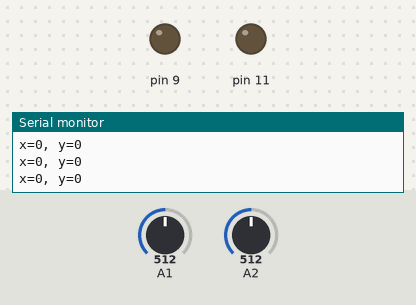
Bench run of a sketch on a simulated Arduino Uno, built with avr-gcc and run on an emulated ATmega328P. On the bench: output pins drawn as LEDs (lit = HIGH), the last lines printed to the serial monitor. The test bench sets the inputs (shaded band); at power-on: A2 = 512, A1 = 512.

Above: at 1.2 s.
1.3 s: A2 set to 716
At 2.4 s:
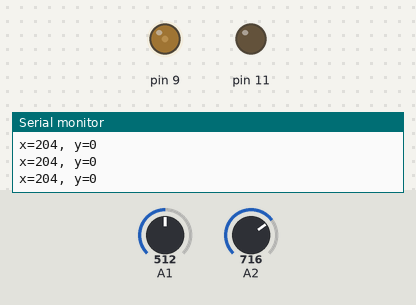
2.8 s: A1 set to 716
At 3.6 s:
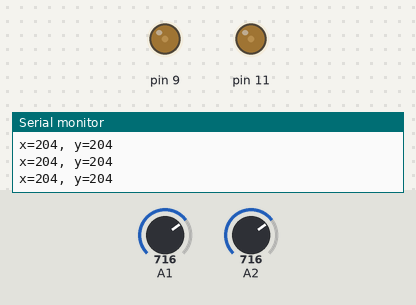
4.3 s: A1 set to 900
At 4.8 s:
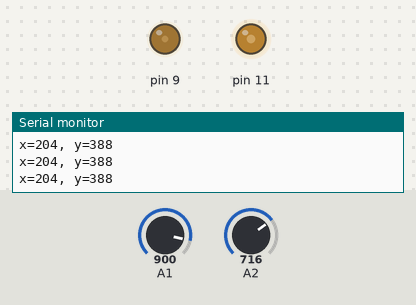
5.8 s: A2 set to 900
At 7.0 s:
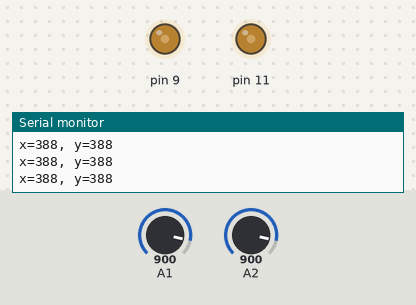
7.3 s: A1 set to 511
At 8.2 s:
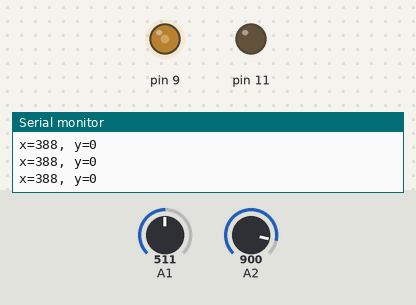
8.8 s: A1 set to 494
At 9.4 s:
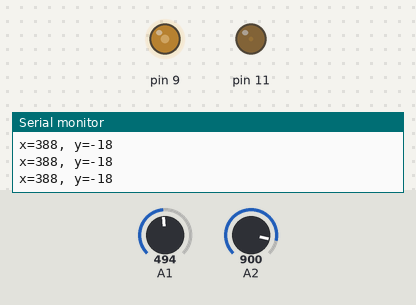
Timing chart, 0 to 11.3 s (numbered marks = the images above; inputs shaded):
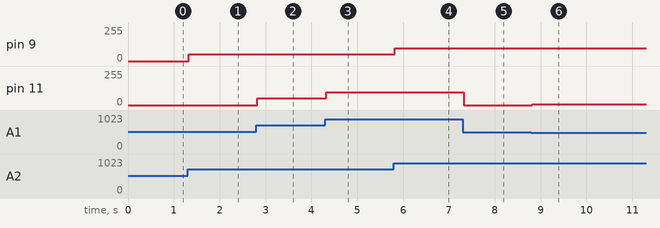

Measured:
- after the input at 1.3 s, pin 9: 0/255 → 51/255 at once
- after the input at 2.8 s, pin 11: 0/255 → 51/255 at once
- after the input at 4.3 s, pin 11: 51/255 → 97/255 at once
- after the input at 5.8 s, pin 9: 51/255 → 97/255 at once
- after the input at 7.3 s, pin 11: 97/255 → 0/255 at once
- after the input at 8.8 s, pin 11: 0/255 → 4/255 at once

The sketch:

joystickRead.ino
```cpp
void setup() {
  // put your setup code here, to run once:
  Serial.begin(9600);
}

void loop() {
  // put your main code here, to run repeatedly:
  int x = analogRead(2) - 512;
  int y = analogRead(1) - 512;
  if (abs(x) < 10) x = 0;
  if (abs(y) < 10) y = 0;
  Serial.print("x=");
  Serial.print(x, DEC);
  Serial.print(", y=");
  Serial.print(y, DEC);
  Serial.print("\n");
  analogWrite(9, abs(x) / 4);
  analogWrite(11, abs(y) / 4);
}
```
